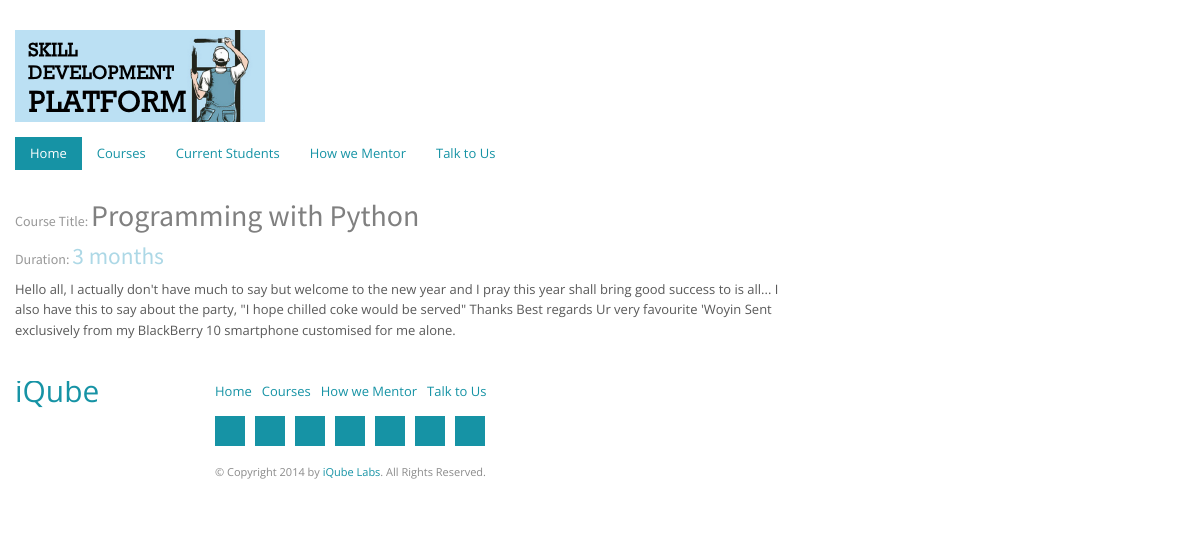
/courses/4/programming-with-python, run on the app's committed database.
### operations/models.py (models this page shows, shortened)
class Course(models.Model):
    name = models.CharField(max_length= 100)
    desc = models.TextField()
    duration = models.CharField(max_length= 15)
    prerequisites = models.TextField()
    link = models.CharField(max_length= 200)
    testimonial = models.CharField(max_length= 200)
    active = models.BooleanField()
    created_on = models.DateTimeField(auto_now_add=True)
    slug = models.SlugField(unique=True)
    category = models.CharField(max_length=10, choices=course_categories)
    image = models.ImageField(upload_to="courses")
    class Meta:
        verbose_name_plural = "Courses"

### courses/views.py (the view)
# urls.py: url(r'^(?P<id>\d+)/(?P<slug>[-\w]+)$',courses.views.details, name='course_detail'),
def details(request, id, slug):
    context = {
       'course': get_object_or_404(Course, pk=id)
    }
    template_path = "courses/details.djhtml"
    return render(request, template_path, context)

### courses/templates/courses/details.djhtml
{% extends 'home_base.djhtml' %}
{% block content %}
{% if course %}
<div class="container">
	<div class="row">
		<div class="span8">
			<h3 style="font-size: 2.3em; color: grey "><small>Course Title: </small>{{course.name}}</h3>
			<h4 style="font-size: 1.8em; color: lightblue "><small>Duration: </small>{{course.duration}}</h4>
	        <p >{{course.desc}}</p>
	    </div>
		<div class="span4">
		</div>
	</div>
</div>
{% else %}
Error Between Keyboard and Chair!!!
{% endif %}
{% endblock %}

### static/clear/css/boostrap_responsive.css (style rules this page uses)
@media (min-width: 1200px) { .row { margin-left: -30px; *zoom: 1; } }
@media (min-width: 1200px) { .row:before, .row:after { display: table; line-height: 0; content: ""; } }
@media (min-width: 1200px) { .row:after { clear: both; } }
@media (min-width: 1200px) { [class*="span"] { float: left; min-height: 1px; margin-left: 30px; } }
@media (min-width: 1200px) { .container, .navbar-static-top .container, .navbar-fixed-top .container, .navbar-fixed-bottom .container { width: 1170px; } }
@media (min-width: 1200px) { .span8 { width: 770px; } }
@media (min-width: 1200px) { .span4 { width: 370px; } }

### data on the page
Course: name "Programming with Python", duration "3 months", desc "Hello all, I actually don't have much to say but welcome to the new year and I pray this year shall bring good success to is all... I also have this to say about the party, \"I hope chilled coke would be served\" Thanks Best regards Ur very favourite 'Woyin Sent exclusively from my BlackBerry 10 smartphone customised for me alone."
